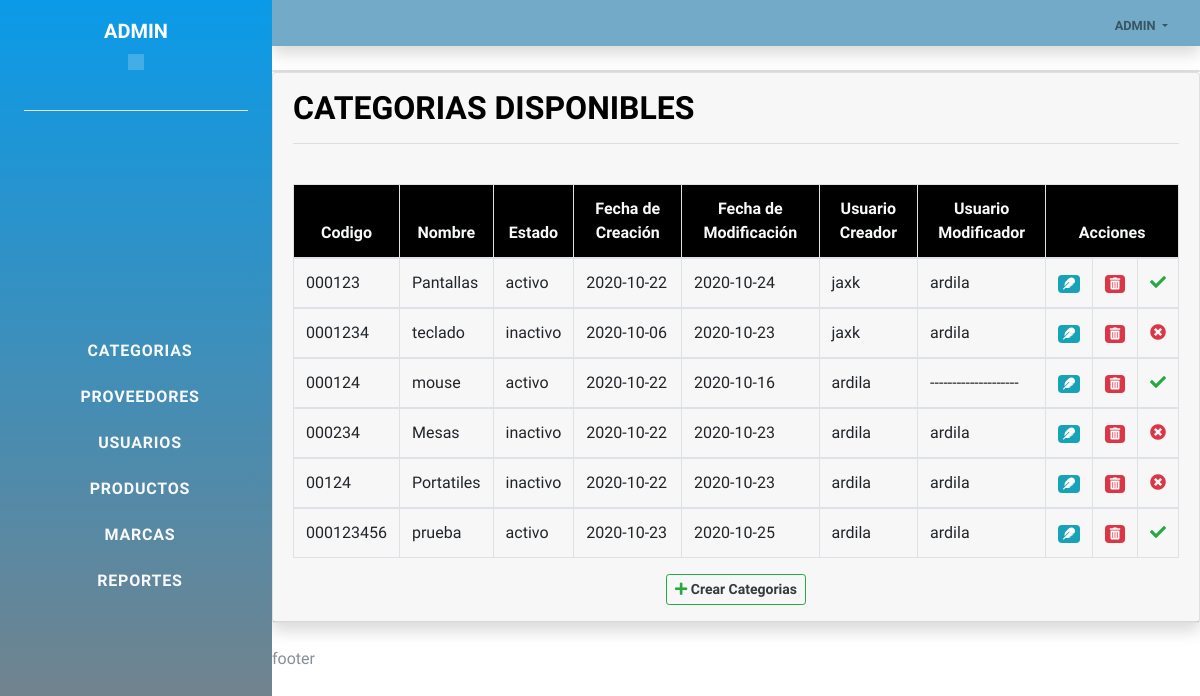
The page /codigo/pre_consultar_categorias.php?yes=y (signed in) on the database as committed earlier.
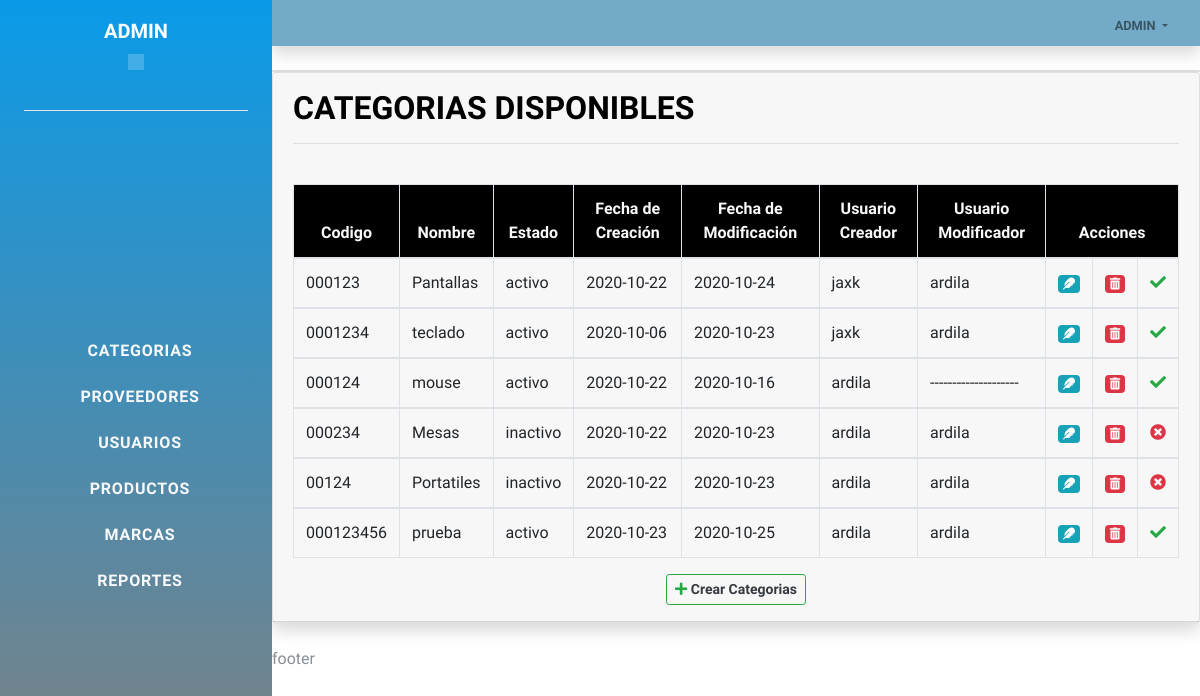
The same page on the database as committed later.
### tables this page shows
CREATE TABLE IF NOT EXISTS `categorias` (
  `id_categorias` int(5) NOT NULL AUTO_INCREMENT,
  `codigo_categoria` varchar(15) NOT NULL,
  `fecha_creacion` date NOT NULL,
  `fecha_modificacion` date DEFAULT NULL,
  `usuario_modificacion` varchar(10) NOT NULL,
  `cat_descripcion` varchar(100) NOT NULL,
  `usuario_creacion` varchar(10) NOT NULL,
  `fk_id_estado` varchar(5) NOT NULL,
  PRIMARY KEY (`id_categorias`)
);

### codigo/pre_consultar_categorias.php (the view, shortened to what this page needs)
<!DOCTYPE html>
<html lang="en">
<head>
    <link href="../vendor/bootstrap/css/bootstrap.min.css" rel="stylesheet">
<link href="../vendor/fontawesome-free/css/all.min.css" rel="stylesheet">
<link href="https://unpkg.com/ionicons@4.5.10-0/dist/css/ionicons.min.css" rel="stylesheet">
<link href="../css/resume.min.css" rel="stylesheet">
</head>
<body>
    <?php
      include("../menu_admin/columna.php");
    ?>
<?php
include("../menu_admin/banner.php");
?>
<div class="card">
</div>
    <div class="card shadow mb-4">
            <div class="card-header py-3">
                    <h3 class="m-0 font-weight-bold" style="color: black;">Categorias Disponibles</h3>
                    <hr>
                    <br>
    <table class="table table-responsive-xl table-bordered  table-ligth table-hover " >
<thead style="background-color: black;" class="text-light" >
    <tr align="center" >
        <th>Codigo</th>
        <th>Nombre</th>
        <th>Estado</th>
        <th>Fecha de Creaci&oacute;n</th>
        <th>Fecha de Modificaci&oacute;n</th>
        <th>Usuario Creador</th>
        <th>Usuario Modificador</th>
        <th colspan="3">Acciones</th>
    </tr>
  </thead>
    <?php
    include("conexion.php");
    $consulta="SELECT * FROM categorias";
    if(!$resultado=$db->query($consulta)){
    die('hay un error con la consulta o los datos no existen vuelve a comprobar !!![' . $db->error . ']');
    }
    while($fila=$resultado->fetch_assoc()){
        $bcodigo=stripslashes($fila['codigo_categoria']);
        $bdescripcion=stripslashes($fila['cat_descripcion']);
        $bfecha_creacion=stripslashes($fila['fecha_creacion']);
        $bfecha_modificacion=stripslashes($fila['fecha_modificacion']);
        $busuario_modificacion=stripslashes($fila['usuario_modificacion']);
        $busuario_creacion=stripslashes($fila['usuario_creacion']);
        $bfk_id_estado=stripslashes($fila['fk_id_estado']);
        $bid_categorias=stripslashes($fila['id_categorias']);
        if($bfk_id_estado=="1"){
            $bfk_id_estado='activo';
        }
        if($bfk_id_estado=="2"){
            $bfk_id_estado='inactivo';
        }
        if($busuario_modificacion==""){
            $busuario_modificacion="--------------------";
        }
        echo "<tbody>";
        echo "<tr>";
        echo "<td class='id_cat'>$bcodigo</td>";
        echo "<td>$bdescripcion</td>";
        echo "<td>$bfk_id_estado</td>";
        echo "<td>$bfecha_creacion</td>";
        echo "<td>$bfecha_modificacion</td>";
        echo "<td>$busuario_creacion</td>";
        echo "<td>$busuario_modificacion</td>";
        ?>
        <td>
            <a href="#" class="badge badge-info act_btn" cat="<?php echo $bid_categorias; ?>"><i class="fas fa-feather"></i></a>
        </td>
        <td>
            <a href="#" class="badge badge-danger delete_btn"><i class="fas fa-trash-alt"></i></a>
        </td>
        <?php
        if($bfk_id_estado=="activo"){
            echo "<td><a href='neg_cambiar_estado_cat.php?id=$bid_categorias'><i class='fas fa-check text-success'></i></a></td>";
        }
        if($bfk_id_estado=="inactivo"){
            echo "<td><a href='neg_cambiar_estado_cat.php?id=$bid_categorias'><i class='fas fa-times-circle text-danger'></i></a></td>";
        }
        echo "</tr>";
        echo "</tbody>";
    }
    ?>
 </table>
 <div align="center">
 <button type="submit" class="btn btn-outline-success btn-sm"><i class="fas fa-plus"></i><a href="pre_crear_categorias.php" style="   text-decoration: none;">
   <span class="text-dark"> <b> Crear Categorias</b></span></a></button>
 </div>
</div>
</div>
<div class="d-flex">
  footer
</div>
</body>
</html>

Rows that differ between the two databases and show on the page:
changed categorias "teclado": fk_id_estado "inactivo" → "activo"
